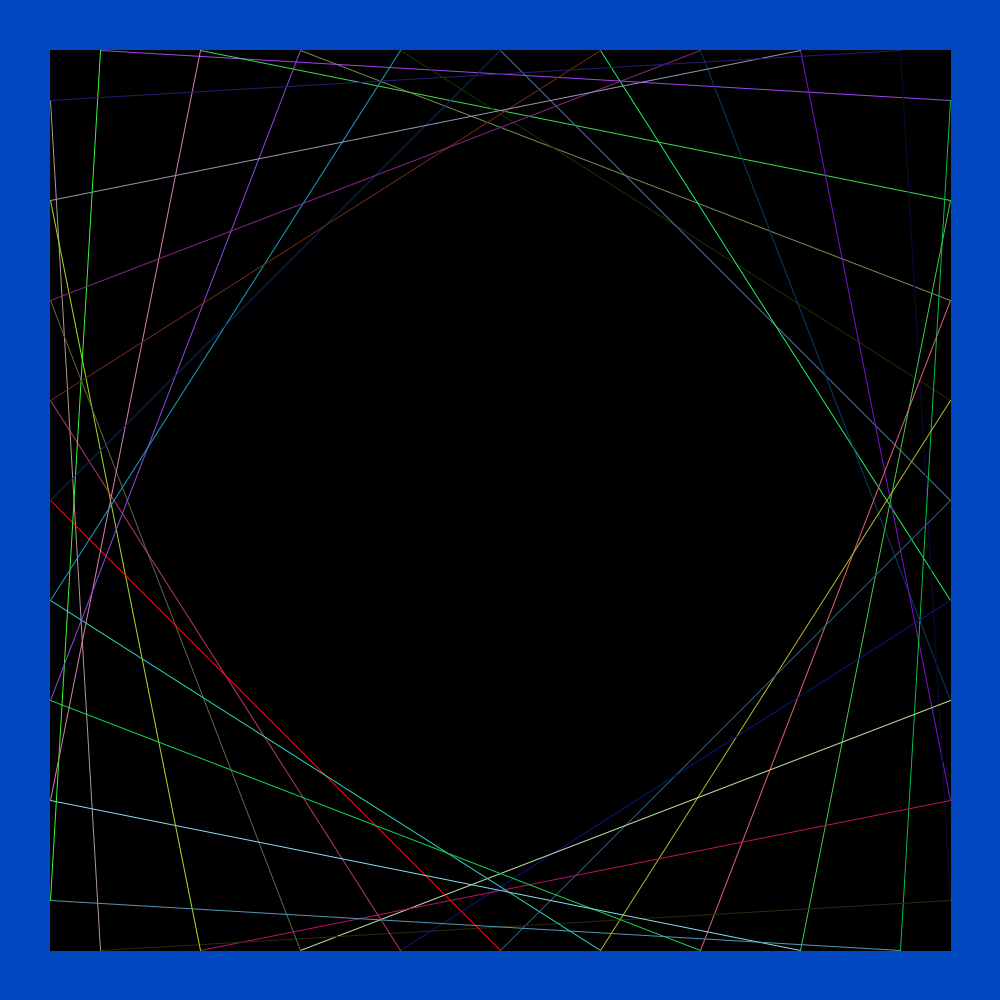
Frame 1 (no input)
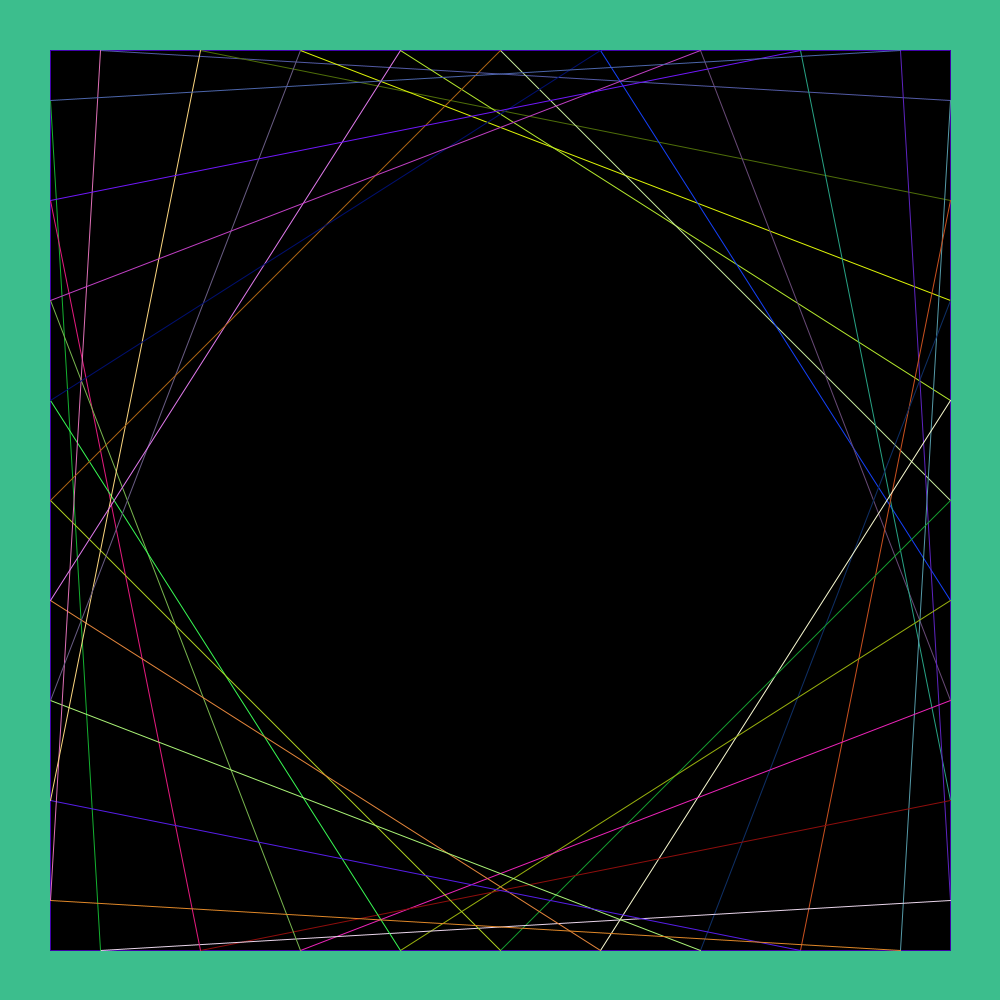
Frame 60 (the mouse pressed at the canvas centre just before this capture)
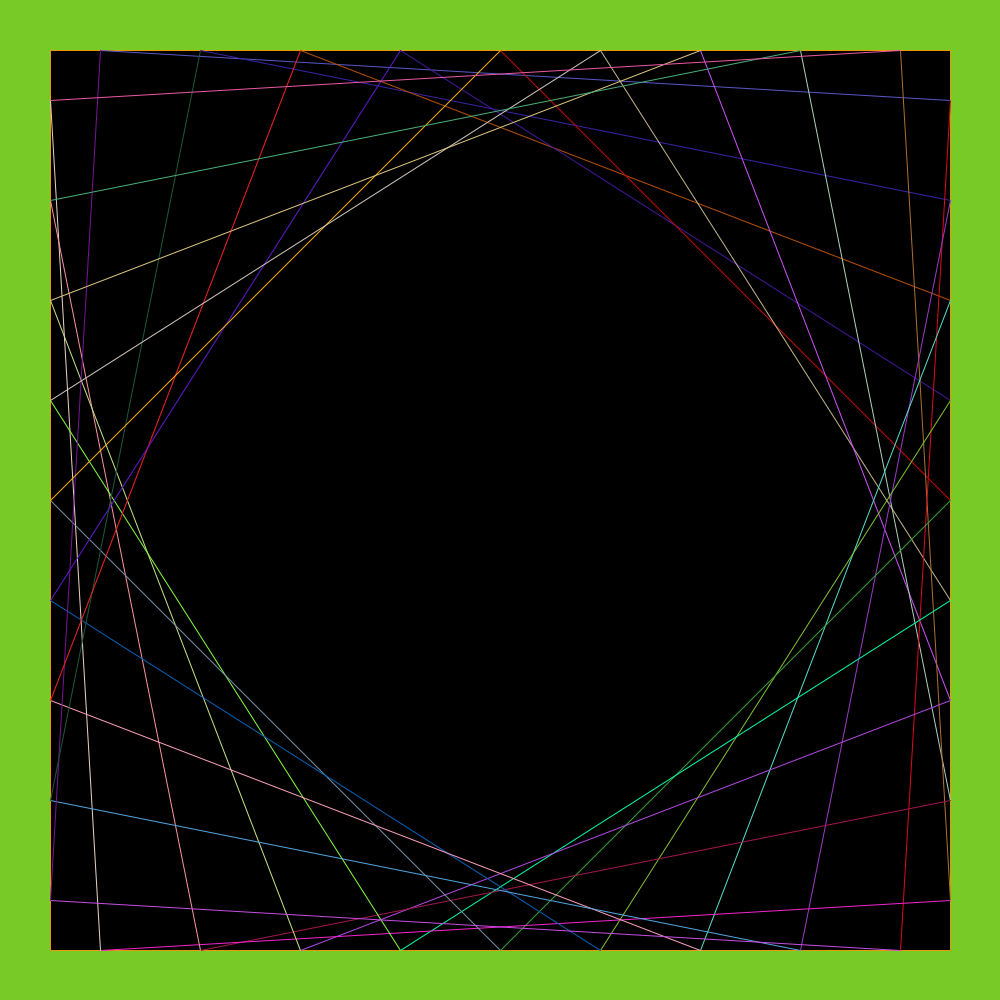
Frame 120 (the mouse held since frame 60 and released just before this capture)

The Processing sketch that drew these frames (run headless with seeded random() and noise(); from frame 60 on, the mouse is pressed at the canvas centre):

// Processing sketch: Light_Show
// ── Light_Show.pde
int inc1 = 1;
int inc2 = 2;
int inc3 = 3;

int r = 0;
int g = 70;
int b = 189;

int fad = 255;
int bop = 5;

void setup() {
  size(1000, 1000);
}

void draw() {
  fad = fad - bop;
  r = r + inc1;
  g = g + inc2;
  b = b + inc3;
  if (fad <= 50 || fad >= 255) {
    bop = -bop;
  }
  if (r >=255 || r <= 0) {
    inc1 = -inc1;
  }
  if (g >=255 || g <= 0) {
    inc2 = -inc2;
  }
  if (b >=255 || b <= 0) {
    inc3 = -inc3;
  }
  background(r, g, b);
  fill(0);
  rect(50, 50, 900, 900);

  stroke(random(0, 255), random(0, 255), random(0, 255));
  line(100, 50, 950, 100);
  stroke(random(0, 255), random(0, 255), random(0, 255));
  line(200, 50, 950, 200);
  stroke(random(0, 255), random(0, 255), random(0, 255));
  line(300, 50, 950, 300);
  stroke(random(0, 255), random(0, 255), random(0, 255));
  line(400, 50, 950, 400);
  stroke(random(0, 255), random(0, 255), random(0, 255));
  line(500, 50, 950, 500);
  stroke(random(0, 255), random(0, 255), random(0, 255));
  line(600, 50, 950, 600);
  stroke(random(0, 255), random(0, 255), random(0, 255));
  line(700, 50, 950, 700);
  stroke(random(0, 255), random(0, 255), random(0, 255));
  line(800, 50, 950, 800);
  stroke(random(0, 255), random(0, 255), random(0, 255));
  line(900, 50, 950, 900);

  stroke(random(0, 255), random(0, 255), random(0, 255));
  line(950, 100, 900, 950);
  stroke(random(0, 255), random(0, 255), random(0, 255));
  line(950, 200, 800, 950);
  stroke(random(0, 255), random(0, 255), random(0, 255));
  line(950, 300, 700, 950);
  stroke(random(0, 255), random(0, 255), random(0, 255));
  line(950, 400, 600, 950);
  stroke(random(0, 255), random(0, 255), random(0, 255));
  line(950, 500, 500, 950);
  stroke(random(0, 255), random(0, 255), random(0, 255));
  line(950, 600, 400, 950);
  stroke(random(0, 255), random(0, 255), random(0, 255));
  line(950, 700, 300, 950);
  stroke(random(0, 255), random(0, 255), random(0, 255));
  line(950, 800, 200, 950);
  stroke(random(0, 255), random(0, 255), random(0, 255));
  line(950, 900, 100, 950);

  stroke(random(0, 255), random(0, 255), random(0, 255));
  line(50, 100, 100, 950);
  stroke(random(0, 255), random(0, 255), random(0, 255));
  line(50, 200, 200, 950);
  stroke(random(0, 255), random(0, 255), random(0, 255));
  line(50, 300, 300, 950);
  stroke(random(0, 255), random(0, 255), random(0, 255));
  line(50, 400, 400, 950);
  stroke(random(0, 255), random(0, 255), random(0, 255));
  line(50, 500, 500, 950);
  stroke(random(0, 255), random(0, 255), random(0, 255));
  line(50, 600, 600, 950);
  stroke(random(0, 255), random(0, 255), random(0, 255));
  line(50, 700, 700, 950);
  stroke(random(0, 255), random(0, 255), random(0, 255));
  line(50, 800, 800, 950);
  stroke(random(0, 255), random(0, 255), random(0, 255));
  line(50, 900, 900, 950);

  stroke(random(0, 255), random(0, 255), random(0, 255));
  line(100, 50, 50, 900);
  stroke(random(0, 255), random(0, 255), random(0, 255));
  line(200, 50, 50, 800);
  stroke(random(0, 255), random(0, 255), random(0, 255));
  line(300, 50, 50, 700);
  stroke(random(0, 255), random(0, 255), random(0, 255));
  line(400, 50, 50, 600);
  stroke(random(0, 255), random(0, 255), random(0, 255));
  line(500, 50, 50, 500);
  stroke(random(0, 255), random(0, 255), random(0, 255));
  line(600, 50, 50, 400);
  stroke(random(0, 255), random(0, 255), random(0, 255));
  line(700, 50, 50, 300);
  stroke(random(0, 255), random(0, 255), random(0, 255));
  line(800, 50, 50, 200);
  stroke(random(0, 255), random(0, 255), random(0, 255));
  line(900, 50, 50, 100);
  delay(100);
}
